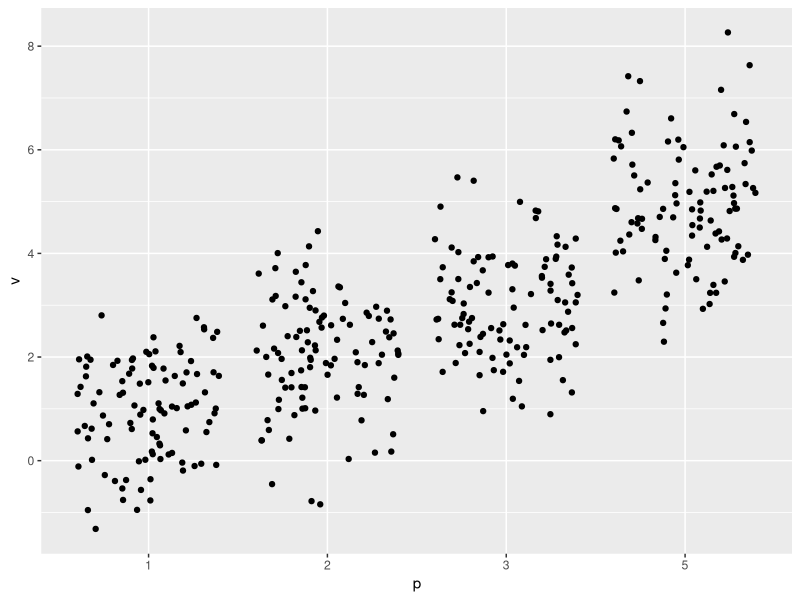
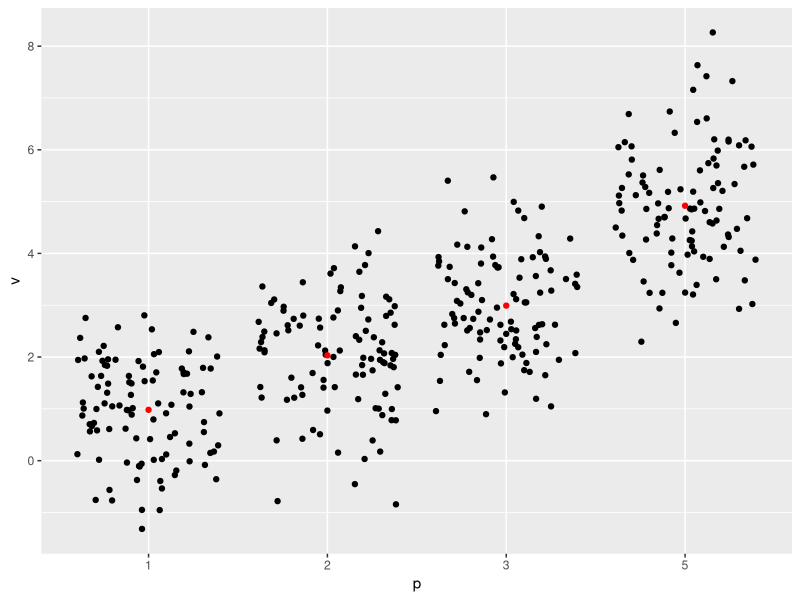
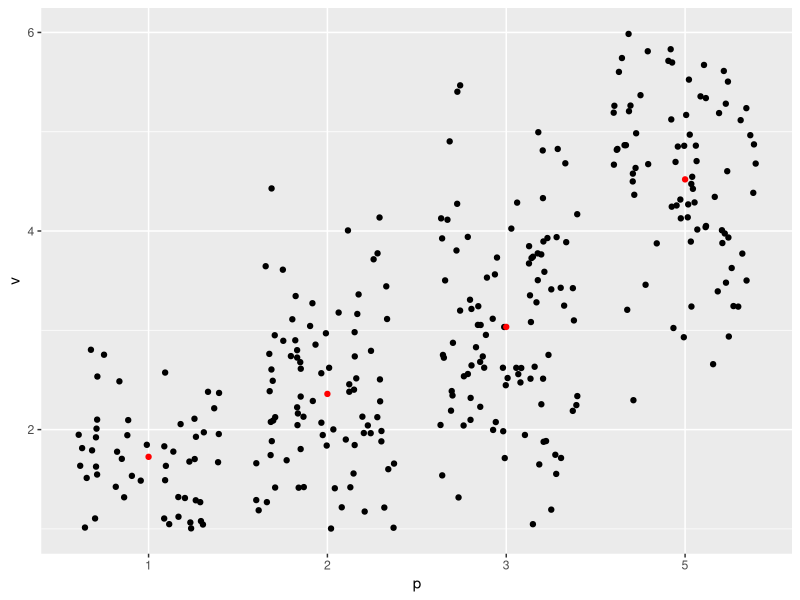

Write the R code that produced these figures, in order.
## ---- chunk 1
knitr::opts_chunk$set(echo = TRUE)
## ---- chunk 2
library(tidyverse)
d <- crossing(
  m = sample(1:5, 5, T),
  t = 1:100
) %>% 
  mutate(
    p = factor(m),
    v = rnorm(n(), m)
  )

d

gg <- ggplot(d, aes(x = p, y = v)) +
  geom_point(position = 'jitter')

gg

## ---- chunk 3

ggss <- gg + 
  stat_summary(aes(group = p), geom = 'point', fun.y = mean, colour = 'red') +
  stat_summary(aes(group = p), geom = 'errorbar', fun.data = mean_cl_normal, colour = 'red', width = 0)

ggss

## ---- chunk 4

ggl <- ggss + 
  scale_y_continuous(limits = c(1, 6))

ggl

